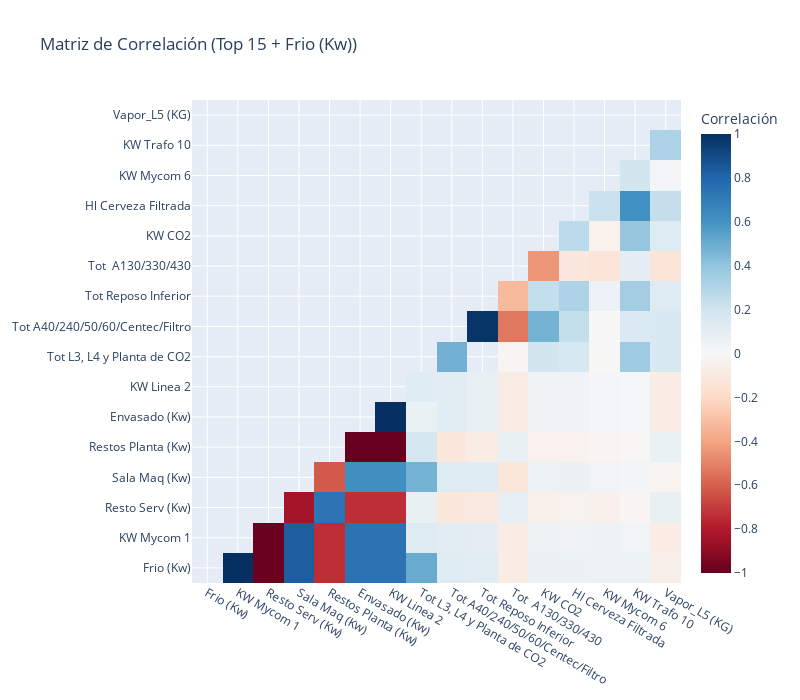

Here is the notebook cell this chart was saved with:
### Markdown cell above
Ahora que tenemos las 15 variables más prometedoras, visualizaremos sus correlaciones *entre ellas* y con el target.

* **Valores Altos vs. Target (1ra columna):** Es lo que buscamos.
* **Valores Altos entre Features (resto de la matriz):** Esto indica **multicolinealidad**. Por ejemplo, si *2 features* tienen una correlación de 0.95, son **redundantes**. Incluir ambas puede desestabilizar modelos lineales (como Ridge/Lasso).

### Code cell
# --- Heatmap de Correlación (Top 15 + Target) ---
import numpy as np
import plotly.graph_objects as go

# Filtramos la matriz de correlación completa para incluir solo nuestro Top 15 + Target
corr_matrix_top15 = corr_matrix_full.loc[features_for_heatmap, features_for_heatmap]

# Heathmap interactivo con plotly
mask = np.tril(np.ones_like(corr_matrix_top15, dtype=bool))  # Máscara para la mitad inferior

fig = go.Figure(data=go.Heatmap(
    x=corr_matrix_top15.index,
    y=corr_matrix_top15.columns,
    z=corr_matrix_top15.mask(mask),
    colorscale='RdBu',
    colorbar=dict(title='Correlación')
))
fig.update_layout(
    title=f'Matriz de Correlación (Top {N_TOP_FEATURES} + {TARGET_COL})',
    xaxis_nticks=36,
    yaxis_nticks=36,
    width=800,
    height=700
)
fig.show()

### Figure 1 — Plotly figure (JSON) as saved in the notebook; plotly's stock layout.template omitted (floating-point values rounded to 4 significant figures; data arrays with more than 128 entries replaced by an {"elided": "..."} marker saying what was removed)
{"data": [{"colorbar": {"title": {"text": "Correlación"}}, "colorscale": [[0, "rgb(103,0,31)"], [0.1, "rgb(178,24,43)"], [0.2, "rgb(214,96,77)"], [0.3, "rgb(244,165,130)"], [0.4, "rgb(253,219,199)"], [0.5, "rgb(247,247,247)"], [0.6, "rgb(209,229,240)"], [0.7, "rgb(146,197,222)"], [0.8, "rgb(67,147,195)"], [0.9, "rgb(33,102,172)"], [1, "rgb(5,48,97)"]], "type": "heatmap", "x": ["Frio (Kw)", "KW Mycom 1", "Resto Serv (Kw)", "Sala Maq (Kw)", "Restos Planta (Kw)", "Envasado (Kw)", "KW Linea 2", "Tot L3, L4 y Planta de CO2", "Tot A40/240/50/60/Centec/Filtro", "Tot Reposo Inferior", "Tot  A130/330/430", "KW CO2", "Hl Cerveza Filtrada", "KW Mycom 6", "KW Trafo 10", "Vapor_L5 (KG)"], "y": ["Frio (Kw)", "KW Mycom 1", "Resto Serv (Kw)", "Sala Maq (Kw)", "Restos Planta (Kw)", "Envasado (Kw)", "KW Linea 2", "Tot L3, L4 y Planta de CO2", "Tot A40/240/50/60/Centec/Filtro", "Tot Reposo Inferior", "Tot  A130/330/430", "KW CO2", "Hl Cerveza Filtrada", "KW Mycom 6", "KW Trafo 10", "Vapor_L5 (KG)"], "z": {"elided": "16x16 float values"}}], "layout": {"height": 700, "title": {"text": "Matriz de Correlación (Top 15 + Frio (Kw))"}, "width": 800, "xaxis": {"nticks": 36}, "yaxis": {"nticks": 36}}}
